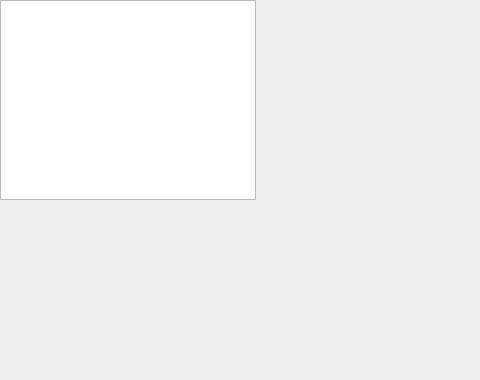
<?xml version="1.0" encoding="UTF-8"?>
<ui version="4.0">
 <class>MempoolStats</class>
 <widget class="QWidget" name="MempoolStats">
  <property name="geometry">
   <rect>
    <x>0</x>
    <y>0</y>
    <width>480</width>
    <height>380</height>
   </rect>
  </property>
  <property name="minimumSize">
   <size>
    <width>480</width>
    <height>380</height>
   </size>
  </property>
  <property name="windowTitle">
   <string>Mempool Stats</string>
  </property>
  <widget class="QGraphicsView" name="graphicsView">
   <property name="geometry">
    <rect>
     <x>0</x>
     <y>0</y>
     <width>256</width>
     <height>200</height>
    </rect>
   </property>
   <property name="styleSheet">
    <string notr="true"/>
   </property>
   <property name="verticalScrollBarPolicy">
    <enum>Qt::ScrollBarAlwaysOff</enum>
   </property>
   <property name="horizontalScrollBarPolicy">
    <enum>Qt::ScrollBarAlwaysOff</enum>
   </property>
  </widget>
 </widget>
 <resources/>
 <connections/>
</ui>
